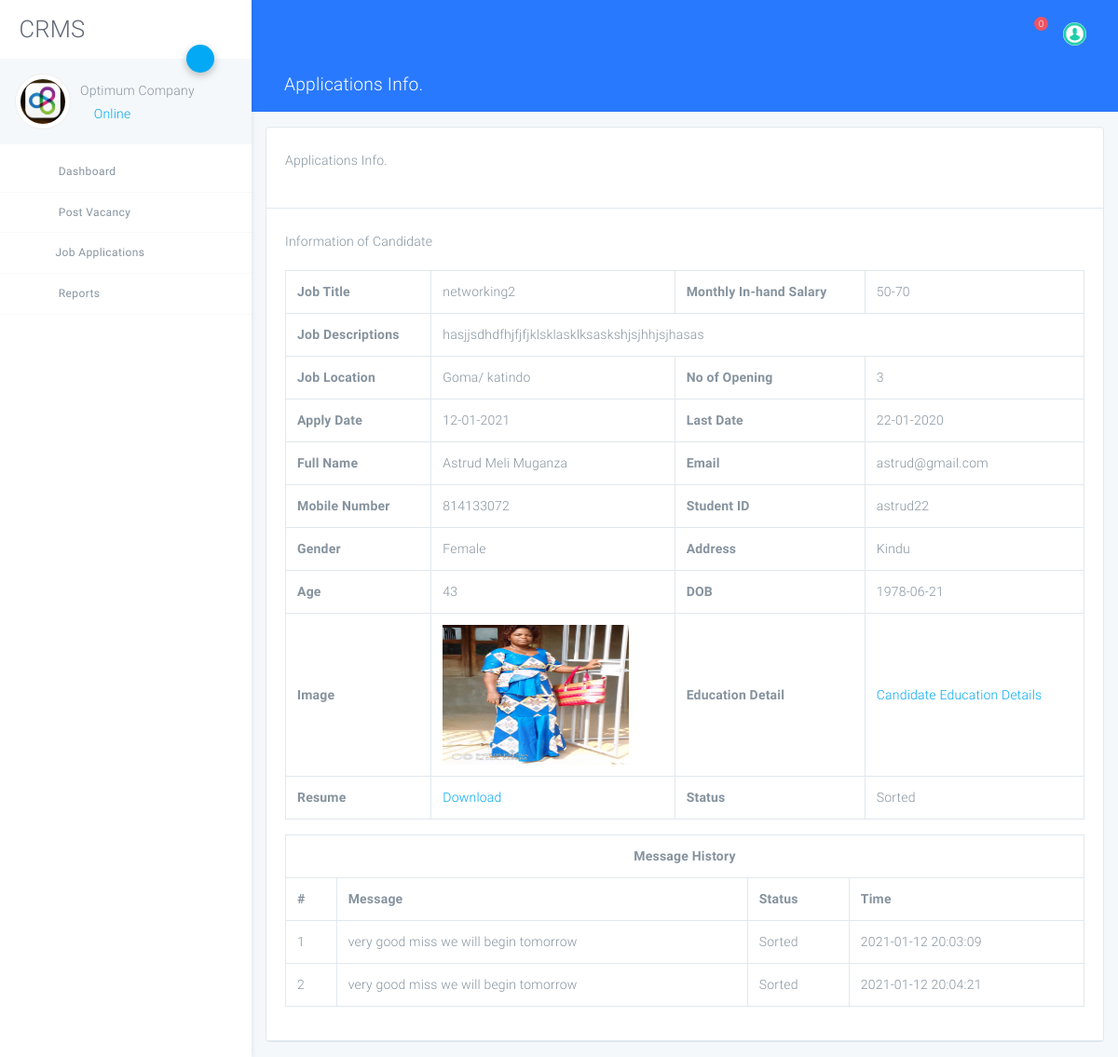
Screenshot of /company/view-applied-apllications.php?viewid=27 (signed in) with the database file from the repository.
### tables this page shows
CREATE TABLE `tblcompany` (
  `ID` int(10) NOT NULL,
  `CompanyName` varchar(120) DEFAULT NULL,
  `ContactPerson` varchar(100) DEFAULT NULL,
  `CompanyUrl` varchar(200) DEFAULT NULL,
  `CompanyAddress` mediumtext DEFAULT NULL,
  `MobileNumber` bigint(10) DEFAULT NULL,
  `CompanyEmail` varchar(200) DEFAULT NULL,
  `CompanyLogo` varchar(200) DEFAULT NULL,
  `Password` varchar(120) DEFAULT NULL,
  `CompanyRegdate` timestamp NOT NULL DEFAULT current_timestamp()
);

CREATE TABLE `tblapplyjob` (
  `ID` int(10) NOT NULL,
  `UserId` int(10) DEFAULT NULL,
  `JobId` int(10) DEFAULT NULL,
  `Resume` varchar(120) DEFAULT NULL,
  `ApplyDate` timestamp NULL DEFAULT current_timestamp(),
  `Message` mediumtext NOT NULL,
  `Remark` varchar(200) NOT NULL,
  `Status` varchar(50) DEFAULT NULL,
  `ResponseDate` timestamp NOT NULL DEFAULT '0000-00-00 00:00:00' ON UPDATE current_timestamp()
);

CREATE TABLE `tblvacancy` (
  `ID` int(10) NOT NULL,
  `CompanyID` int(10) DEFAULT NULL,
  `JobTitle` varchar(200) DEFAULT NULL,
  `MonthlySalary` varchar(120) DEFAULT NULL,
  `JobDescriptions` mediumtext DEFAULT NULL,
  `NoofOpenings` varchar(50) DEFAULT NULL,
  `JobLocation` varchar(120) DEFAULT NULL,
  `ApplyDate` varchar(120) DEFAULT NULL,
  `LastDate` varchar(120) DEFAULT NULL,
  `JobpostingDate` datetime DEFAULT current_timestamp()
);

CREATE TABLE `tbluser` (
  `ID` int(10) NOT NULL,
  `FullName` varchar(120) DEFAULT NULL,
  `Email` varchar(120) DEFAULT NULL,
  `MobileNumber` bigint(10) DEFAULT NULL,
  `StudentID` varchar(120) DEFAULT NULL,
  `Gender` varchar(120) NOT NULL,
  `Address` mediumtext NOT NULL,
  `Age` int(5) NOT NULL,
  `DOB` varchar(120) NOT NULL,
  `Image` varchar(120) NOT NULL,
  `Password` varchar(120) DEFAULT NULL,
  `UserRegdate` timestamp NULL DEFAULT current_timestamp(),
  `vkey` varchar(45) NOT NULL,
  `Verified` tinyint(1) NOT NULL,
  `Is_Active` int(1) DEFAULT NULL
);

CREATE TABLE `tblmessage` (
  `ID` int(10) NOT NULL,
  `AppID` int(10) DEFAULT NULL,
  `Message` mediumtext DEFAULT NULL,
  `Status` varchar(120) DEFAULT NULL,
  `ResponseDate` timestamp NULL DEFAULT current_timestamp(),
  `IsRead` char(1) DEFAULT NULL
);

### company/view-applied-apllications.php (the view, shortened to what this page needs)
<?php
include('includes/dbconnection.php');
if (strlen($_SESSION['crmscid']==0)) {
  header('location:logout.php');
  } else{
?>
<!DOCTYPE html>
<html lang="zxx">
<head>
    <link rel="stylesheet" href="assets/css/app.css">
</head>
<body class="light">
<div id="app">
<?php include_once('includes/sidebar.php');?>
<?php include_once('includes/header.php');?>
    <div class="page has-sidebar-left">
    <header class="blue accent-3 relative">
        <div class="container-fluid text-white">
            <div class="row p-t-b-10 ">
                <div class="col">
                    <h4>
                        <i class="icon-package"></i>
                        Applications Info.
                    </h4>
                </div>
            </div>
        </div>
    </header>
    <div class="animatedParent animateOnce">
        <div class="container-fluid my-3">
            <div class="row">
                <div class="col-md-12">
                    <div class="card">
                        <div class="card-body b-b">
                            <p>Applications Info.</p>
                        </div>
                        <div class="card-body b-b">
 <?php
$vid=$_GET['viewid'];
$ret=mysqli_query($con,"select
  tblvacancy.ID,
  tblvacancy.JobTitle,
  tblvacancy.MonthlySalary,
  tblvacancy.JobDescriptions,
  tblvacancy.NoofOpenings,
  tblvacancy.JobLocation,
  tblvacancy.ApplyDate,tblvacancy.LastDate,tblapplyjob.ID,tblapplyjob.Resume,tblapplyjob.Message,tblapplyjob.Remark,tblapplyjob.Status,tbluser.ID as uid ,tbluser.FullName,tbluser.Email,tbluser.MobileNumber,tbluser.StudentID,tbluser.Gender,tbluser.Address,tbluser.Age,tbluser.DOB,tbluser.Image,tblapplyjob.Status,tblapplyjob.Resume,tblapplyjob.Message,tblapplyjob.Remark from  tblapplyjob join tbluser on tblapplyjob.UserId=tbluser.ID join tblvacancy on tblapplyjob.JobId=tblvacancy.ID  where  tblapplyjob.ID='$vid'");
while ($row=mysqli_fetch_array($ret)) {
?>
<table class="table table-bordered table-hover data-tables">
    <tr>
  <th>Job Title</th>
  <td><?php  echo $row['JobTitle'];?></td>
  <th>Monthly In-hand Salary</th>
  <td><?php  echo $row['MonthlySalary'];?></td>
  </tr>
   <tr>
  <th>Job Descriptions</th>
  <td colspan="3"><?php  echo $row['JobDescriptions'];?></td>
  </tr>
  <tr>
  <th>Job Location</th>
  <td><?php  echo $row['JobLocation'];?></td>
  <th>No of Opening</th>
  <td><?php  echo $row['NoofOpenings'];?></td>
  </tr>
  <tr>
  <th>Apply Date</th>
  <td><?php  echo $row['ApplyDate'];?></td>
  <th>Last Date</th>
  <td><?php  echo $row['LastDate'];?></td>
  </tr>
  <p>Information of Candidate</p>
  <tr>
  <th>Full Name</th>
  <td><?php  echo $row['FullName'];?></td>
  <th>Email</th>
  <td><?php  echo $row['Email'];?></td>
  </tr>
  <tr>
  <th>Mobile Number</th>
  <td><?php  echo $row['MobileNumber'];?></td>
  <th>Student ID </th>
  <td><?php  echo $row['StudentID'];?></td>
  </tr>
  <tr>
  <th>Gender </th>
  <td><?php  echo $row['Gender'];?></td>
  <th>Address </th>
  <td><?php  echo $row['Address'];?></td>
  </tr>
  <tr>
  <th>Age </th>
  <td><?php  echo $row['Age'];?></td>
  <th>DOB </th>
  <td><?php  echo $row['DOB'];?></td>
  </tr>
  <tr>
  <th>Image </th>
  <td><img src="../user/images/<?php echo $row['Image'];?>" width="200" height="150" value="<?php  echo $row['Image'];?>"></td>
  <th>Education Detail </th>
  <td><a href="view-education-detail.php?eduid=<?php echo $row['uid'];?>" target="_blanks">Candidate Education Details</a></td>
  </tr>
   <tr>
  <th>Resume </th>
  <td> <a href ="../user/images/<?php echo $row['Resume'];?>" width="200" height="150" value="<?php  echo $row['Resume'];?>" target="_blank">Download</a></td>
    <th>Status</th>
    <td> <?php
if($row['Status']=="")
{
  echo "Not Responded Yet";
}
else
{
  echo $pstatus=$row['Status'];
}
     ;?></td>
  </tr>
</table>
<?php  if($row['Status']!=''){
$ret=mysqli_query($con,"select  tblmessage.Message,tblmessage.Status as comstatus,tblmessage.ResponseDate from tblapplyjob  left join tblmessage on tblmessage.AppID=tblapplyjob.ID where tblapplyjob.ID='$vid'");
$cnt=1;
 ?>
<table id="datatable" class="table table-bordered dt-responsive nowrap" style="border-collapse: collapse; border-spacing: 0; width: 100%;">
  <tr align="center">
   <th colspan="4" >Message History</th>
  </tr>
  <tr>
    <th>#</th>
<th>Message</th>
<th>Status</th>
<th>Time</th>
</tr>
<?php
while ($row1=mysqli_fetch_array($ret)) {
  ?>
<tr>
  <td><?php echo $cnt;?></td>
 <td><?php  echo $row1['Message'];?></td>
  <td><?php  echo $row1['comstatus'];?></td>
   <td><?php  echo $row1['ResponseDate'];?></td>
</tr>
<?php $cnt=$cnt+1;} ?>
</table>
<?php  }
?>
                    </div>
                  </div>
                </div>
                                </div>
                              </div>
                    </div>
                </div>
            </div>
</body>
</html>
<?php } } ?>

### company/includes/sidebar.php (shortened to what this page needs)
<?php
include('includes/dbconnection.php');
  ?>
<aside class="main-sidebar fixed offcanvas shadow">
    <section class="sidebar">
        <div class="w-80px mt-3 mb-3 ml-3">
        <h2 align="center"> CRMS</h2>
        </div>
        <div class="relative">
            <a data-toggle="collapse" href="#userSettingsCollapse" role="button" aria-expanded="false"
               aria-controls="userSettingsCollapse" class="btn-fab btn-fab-sm fab-right fab-top btn-primary shadow1 ">
                <i class="icon icon-cogs"></i>
            </a>
            <div class="user-panel p-3 light mb-2">
                <div>
<?php
$cid=$_SESSION['crmscid'];
$ret=mysqli_query($con,"select CompanyName,CompanyLogo from tblcompany where ID='$cid'");
$row=mysqli_fetch_array($ret);
$name=$row['CompanyName'];
$logo=$row['CompanyLogo'];
?>
                    <div class="float-left image">
<img class="user_avatar" src="images/<?php echo $logo; ?>" alt="<?php echo $name; ?>" height="60">
                    </div>
                    <div class="float-left info">
                        <h6 class="font-weight-light mt-2 mb-1"><?php echo $name; ?></h6>
                        <a href="#"><i class="icon-circle text-primary blink"></i> Online</a>
                    </div>
                </div>
                <div class="clearfix"></div>
            </div>
        </div>
        <ul class="sidebar-menu">
            <li class="treeview"><a href="dashboard.php">
                <i class="icon icon-sailing-boat-water purple-text s-18"></i> <span>Dashboard</span>
            </a>
            </li>
            <li class="treeview"><a href="#">
                <i class="icon icon icon-package blue-text s-18"></i>
                <span>Post Vacancy</span>
            </a>
            </li>
            <li class="treeview"><a href="#"><i class="icon icon-documents3 text-blue s-18"></i>Job Applications<i
                    class="icon icon-angle-left s-18 pull-right"></i></a>
            </li>
            <li class="treeview ">
                <a href="#">
                    <i class="icon icon-package text-lime s-18"></i> <span>Reports</span>
                    <i class="icon icon-angle-left s-18 pull-right"></i>
                </a>
            </li>
        </ul>
    </section>
</aside>

### rows the page displays
tblcompany: CompanyLogo (picture), CompanyName "Optimum Company"
tblapplyjob: tblvacancy.JobTitle "networking2", tblvacancy.MonthlySalary "50-70", tblvacancy.JobDescriptions "hasjjsdhdfhjfjfjklsklasklksaskshjsjhhjsjhasas", tblvacancy.JobLocation "Goma/ katindo", tblvacancy.NoofOpenings "3", tblvacancy.ApplyDate "12-01-2021", tblvacancy.LastDate "22-01-2020", UserId.FullName "Astrud Meli Muganza", UserId.Email "astrud@gmail.com", UserId.MobileNumber "814133072", UserId.StudentID "astrud22", UserId.Gender "Female", UserId.Address "Kindu", UserId.Age "43", UserId.DOB "1978-06-21", UserId.Image (picture), Status "Sorted"
tblmessage: Message "very good miss we will begin tomorrow", Status "Sorted", ResponseDate "2021-01-12 20:03:09"
tblmessage: Message "very good miss we will begin tomorrow", Status "Sorted", ResponseDate "2021-01-12 20:04:21"

### other values shown
$num "0"
